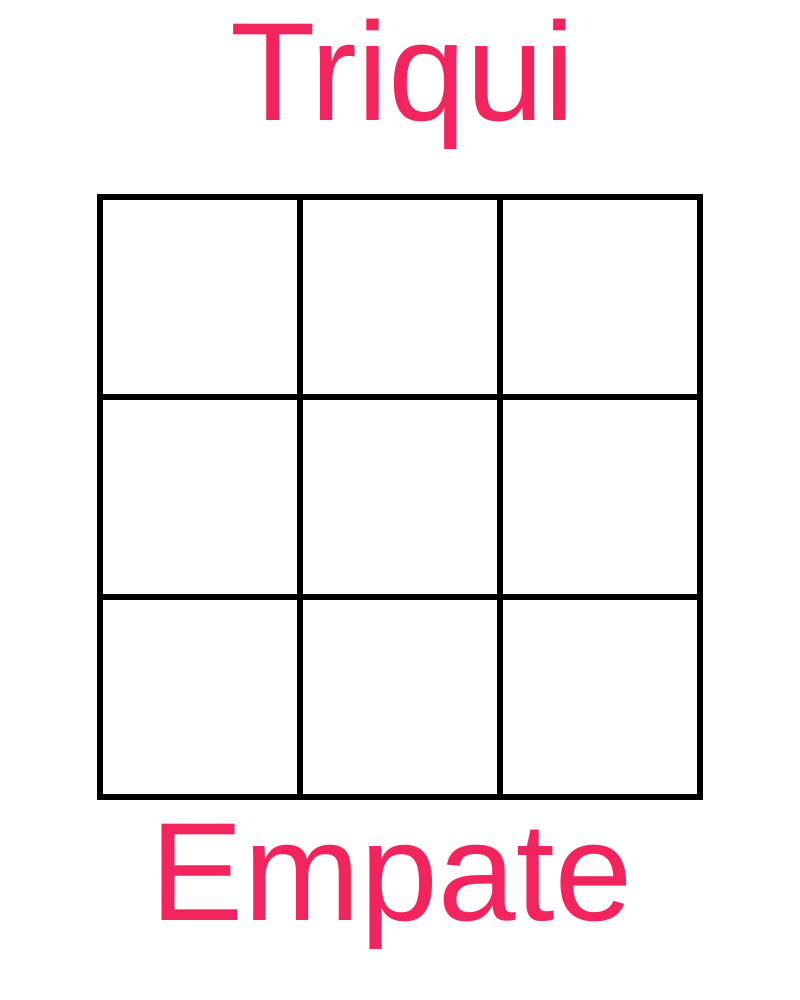
Frame 1 (no input)
Frame 60 (no input): identical to frame 1, image omitted
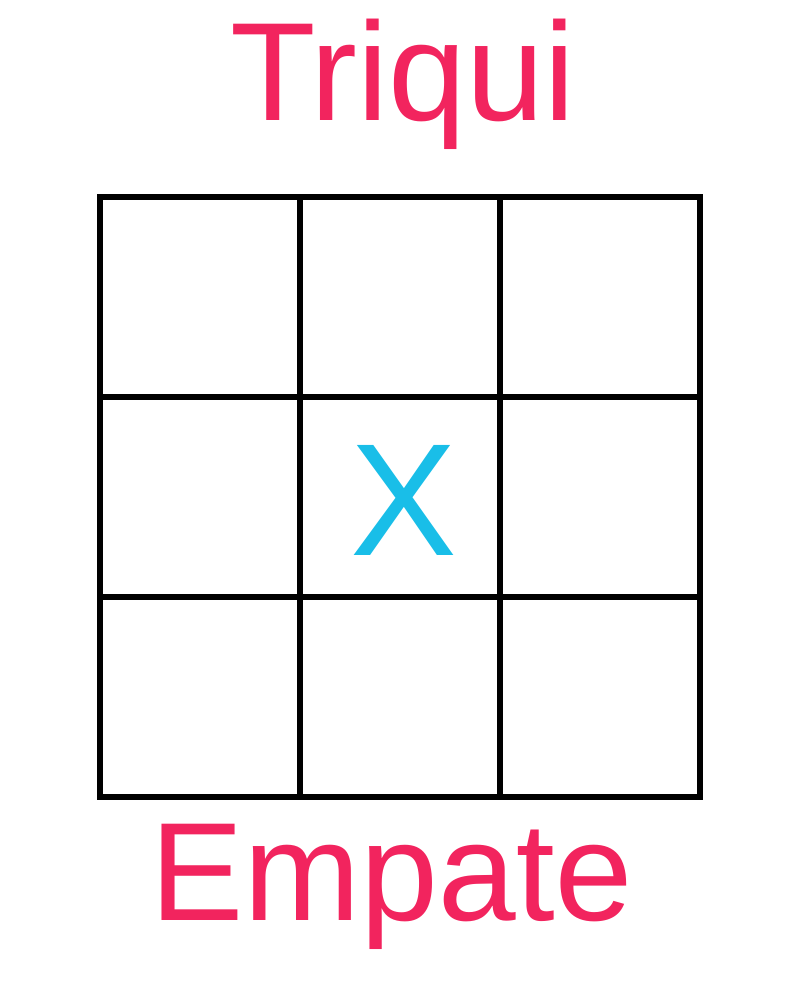
Frame 120 (the mouse pressed at the canvas centre since frame 60)

The p5.js sketch that drew these frames (run headless with seeded random() and noise() and a simulated clock; from frame 60 on, the mouse is pressed at the canvas centre):

// p5.js sketch
// ── sketch.js
//Juan José Rodriguez Carabali   Cod. A00362392
//Jhon Alex Serrano  Cod. A00368713


let cuadros =[[0,0,0],
              [0,0,0],
              [0,0,0]];
let turno = true; // true --> 1 | false --> 2

function setup() {
  createCanvas(800, 1000);
}

function draw() {
  background(255);
  noStroke();
  fill(242, 36, 94);
  textSize(140);
  text('Triqui', 230, 120);
  noFill();
  
  for(let i = 0; i < 3; i++) {
    for(let j = 0; j < 3; j++) {
      let x = 100 + i*200;
      let y = 197 + j*200;

      switch (cuadros[j][i]) {
        case 0:
        fill(255);
        break;
        //turno equis
        case 1:
        textSize(160);
        noStroke();
        fill(25, 190, 232);
        text("X",150 + i*200,355 + j*200);  
        noFill();
        break;
        //turno círculo
        case 2:
        stroke(94,232,25);
        strokeWeight(14);
        circle(200 + i*200, 297 + j*200, 100);
        noFill();
        break;      
        default:
          break;
      }
      //Cuadrícula
      stroke(0);
      strokeWeight(6);
      rect(x,y,200,200);
    }
  }
  checkWinner();
}

function checkWinner() {
  //filas i
  opt1 = (cuadros[0][0] == cuadros[0][1]) && (cuadros[0][1] == cuadros[0][2]) && cuadros[0][0] != 0;
  opt2 = (cuadros[1][0] == cuadros[1][1]) && (cuadros[1][1] == cuadros[1][2]) && cuadros[1][0] != 0;
  opt3 = (cuadros[2][0] == cuadros[2][1]) && (cuadros[2][1] == cuadros[2][2]) && cuadros[2][0] != 0;
   //columnas j
  opt4 = (cuadros[0][0] == cuadros[1][0]) && (cuadros[1][0] == cuadros[2][0]) && cuadros[0][0] != 0;
  opt5 = (cuadros[0][1] == cuadros[1][1]) && (cuadros[1][1] == cuadros[2][1]) && cuadros[0][1] != 0;
  opt6 = (cuadros[0][2] == cuadros[1][2]) && (cuadros[1][2] == cuadros[2][2]) && cuadros[0][2] != 0;
   //diagonales
  opt7 = (cuadros[0][0] == cuadros[1][1]) && (cuadros[1][1] == cuadros[2][2]) && cuadros[0][0] != 0;
  opt8 = (cuadros[2][0] == cuadros[1][1]) && (cuadros[1][1] == cuadros[0][2]) && cuadros[2][0] != 0;
   

  if(opt1 || opt2 || opt3 || opt4 || opt5 || opt6 || opt7 || opt8) {
    if(turno) {
     noStroke();
     fill(94,232,25);
     textSize(140);
     text('¡Ganaste!', 90, 920);
     
   }else {
    noStroke();
    fill(25, 190, 232);
    textSize(140);
    text('¡Ganaste!', 90, 920);
   }
  }
  else {
    for (i = 0; i < cuadros.length; i++) {
      for (j = 0; j < cuadros[i].length; j++) {
     if(cuadros[i][j] == 0) {
     }
   }
   
 }
  noStroke();
  fill(242, 36, 94);
  textSize(140);
  text('Empate', 150, 920);
  }
  
}

function mousePressed() {
  for(let i = 0; i < 3; i++) {
    for(let j = 0; j < 3; j++) {
      let x = 100 + i*200;
      let y = 197 + j*200;
      let valorActual = cuadros[j][i];
      if(mouseX > x && mouseX < x + 200 && mouseY > y && mouseY < y + 200 && valorActual === 0 ){
        if(turno){
          cuadros[j][i] = 1;
        }else{
          cuadros[j][i] = 2;
        }
        turno=!turno;
      }     
    }
  }
}
